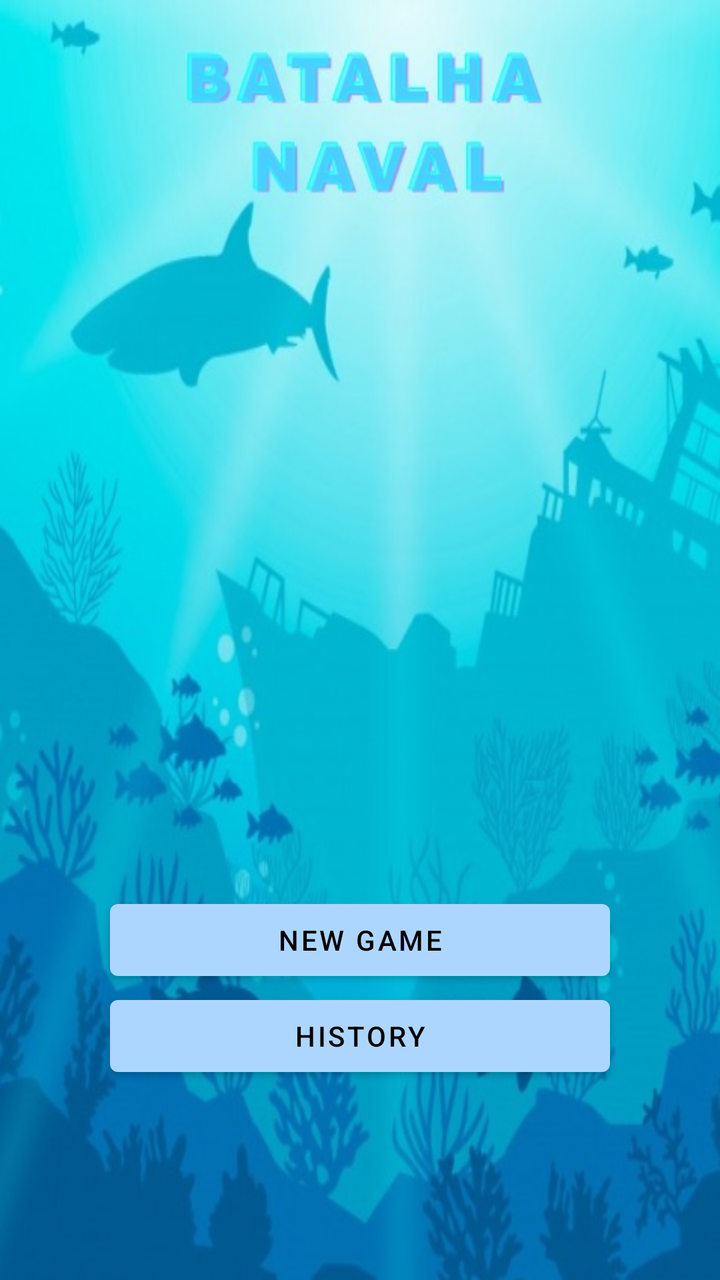
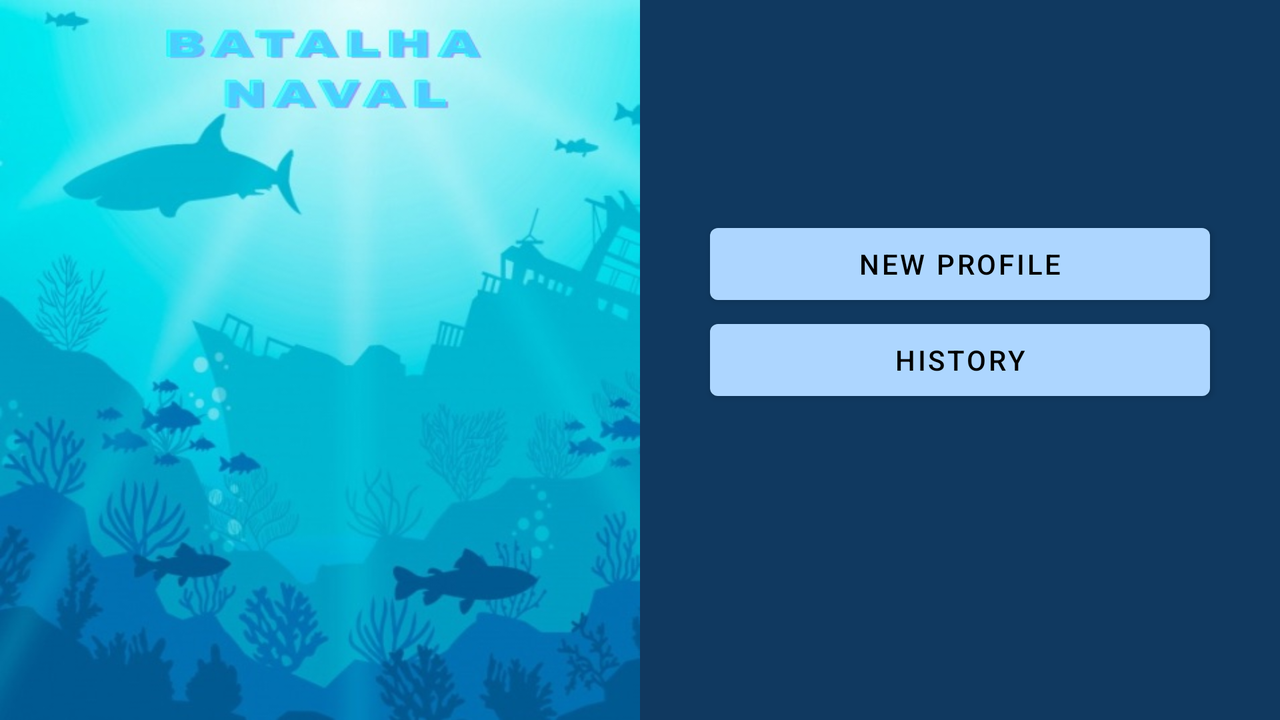

Compare how this app lays out the same screen by default and in its alternative resource folder. The renders come first, then the two layout files and the values they reference.
<!-- AndroidManifest.xml: application theme Theme.ProjetoFinalCM2022 -->
<!-- res/layout/fragment_intro.xml -->
<?xml version="1.0" encoding="utf-8"?>
<FrameLayout xmlns:android="http://schemas.android.com/apk/res/android"
    xmlns:tools="http://schemas.android.com/tools"
    android:layout_width="match_parent"
    android:layout_height="match_parent"
    tools:context=".fragments.IntroFragment">

    <LinearLayout
        android:id="@+id/intro_layout"
        android:layout_width="match_parent"
        android:layout_height="match_parent"
        android:orientation="vertical"
        android:gravity="center|bottom"
        android:background="@drawable/battleship_intro"
        android:padding="50dp">

        <Button
            android:id="@+id/start_new_game"
            android:layout_width="250dp"
            android:layout_height="wrap_content"
            android:text="NEW GAME" />

        <Button
            android:id="@+id/game_history"
            android:layout_width="250dp"
            android:layout_height="wrap_content"
            android:text="@string/ButtonHistory" />

        <Button
            android:id="@+id/load_game"
            android:layout_width="250dp"
            android:layout_height="wrap_content"
            android:visibility="invisible"
            android:text="LOAD GAME" />

    </LinearLayout>
</FrameLayout>
<!-- resources referenced by this layout -->
<resources>
  <!-- drawable battleship_intro: jpeg bitmap (drawable, 52566 bytes) -->
  <string name="ButtonHistory">History</string>
  <style name="Theme.ProjetoFinalCM2022" parent="Theme.MaterialComponents.DayNight.DarkActionBar">
          
          <item name="colorPrimaryVariant">@color/buttons_dark</item>
          <item name="colorOnPrimary">@color/black</item>
          
          <item name="colorSecondary">@color/teal_200</item>
          <item name="colorSecondaryVariant">@color/teal_700</item>
          <item name="colorOnSecondary">@color/black</item>
          
          <item name="android:statusBarColor">@color/colorPrimaryDark</item>
  
          
          <item name="colorPrimary">@color/buttons_light</item>
          <item name="colorPrimaryDark">@color/colorPrimaryDark</item>
          <item name="colorControlActivated">@color/colorPrimary</item>
  
          <item name="windowActionBar">false</item>
          <item name="windowNoTitle">true</item>
      </style>
  <color name="buttons_dark">#103960</color>
  <color name="black">#FF000000</color>
  <color name="teal_200">#FF03DAC5</color>
  <color name="teal_700">#FF018786</color>
  <color name="colorPrimaryDark">#092a49</color>
  <color name="buttons_light">#add6ff</color>
  <color name="colorPrimary">#103960</color>
</resources>
<!-- res/layout-land/fragment_intro.xml (the repository's variant of the layout above) -->
<!-- drawn on the phone turned sideways -->
<?xml version="1.0" encoding="utf-8"?>
<FrameLayout xmlns:android="http://schemas.android.com/apk/res/android"
    xmlns:tools="http://schemas.android.com/tools"
    android:layout_width="match_parent"
    android:layout_height="match_parent"
    tools:context=".fragments.IntroFragment">

    <LinearLayout
        android:layout_width="match_parent"
        android:layout_height="match_parent"
        android:orientation="horizontal">

        <LinearLayout
            android:layout_width="match_parent"
            android:layout_height="match_parent"
            android:background="@drawable/battleship_intro"
            android:padding="50dp"
            android:orientation="horizontal"
            android:layout_weight="1">

        </LinearLayout>

        <LinearLayout
            android:layout_width="match_parent"
            android:layout_height="match_parent"
            android:layout_weight="1"
            android:orientation="vertical"
            android:background="@color/colorPrimary"
            android:id="@+id/linearLayoutINTRO"
            android:padding="10dp"
            android:gravity="center">
            <Button
                android:id="@+id/start_new_game"
                android:layout_width="250dp"
                android:layout_height="wrap_content"
                android:text="@string/ButtonNewProfile" />

            <Button
                android:id="@+id/game_history"
                android:layout_width="250dp"
                android:layout_height="wrap_content"
                android:text="@string/ButtonHistory" />
            <Button
                android:id="@+id/load_game"
                android:layout_width="250dp"
                android:visibility="invisible"
                android:layout_height="wrap_content"
                android:text="@string/ButtonLoadProfile" />
        </LinearLayout>
    </LinearLayout>

</FrameLayout>
<!-- resources referenced by the variant -->
<!-- as the phone turned sideways resolves them -->
<resources>
  <color name="colorPrimary">#103960</color>
  <!-- drawable battleship_intro: jpeg bitmap (drawable, 52566 bytes) -->
  <string name="ButtonHistory">History</string>
  <string name="ButtonLoadProfile">Load Profile</string>
  <string name="ButtonNewProfile">New profile</string>
  <style name="Theme.ProjetoFinalCM2022" parent="Theme.MaterialComponents.DayNight.DarkActionBar">
          
          <item name="colorPrimaryVariant">@color/buttons_dark</item>
          <item name="colorOnPrimary">@color/black</item>
          
          <item name="colorSecondary">@color/teal_200</item>
          <item name="colorSecondaryVariant">@color/teal_700</item>
          <item name="colorOnSecondary">@color/black</item>
          
          <item name="android:statusBarColor">@color/colorPrimaryDark</item>
  
          
          <item name="colorPrimary">@color/buttons_light</item>
          <item name="colorPrimaryDark">@color/colorPrimaryDark</item>
          <item name="colorControlActivated">@color/colorPrimary</item>
  
          <item name="windowActionBar">false</item>
          <item name="windowNoTitle">true</item>
      </style>
  <color name="buttons_dark">#103960</color>
  <color name="black">#FF000000</color>
  <color name="teal_200">#FF03DAC5</color>
  <color name="teal_700">#FF018786</color>
  <color name="colorPrimaryDark">#092a49</color>
  <color name="buttons_light">#add6ff</color>
</resources>
